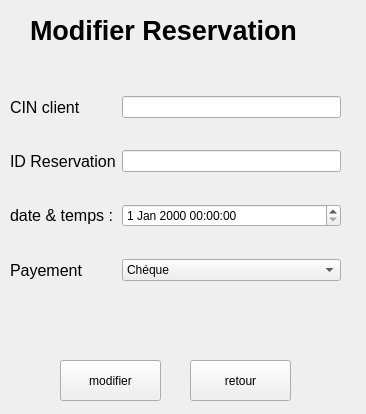
<?xml version="1.0" encoding="UTF-8"?>
<ui version="4.0">
 <class>modifierreclamation</class>
 <widget class="QWidget" name="modifierreclamation">
  <property name="geometry">
   <rect>
    <x>0</x>
    <y>0</y>
    <width>366</width>
    <height>414</height>
   </rect>
  </property>
  <property name="windowTitle">
   <string>Form</string>
  </property>
  <widget class="QLabel" name="ajouteravis_2">
   <property name="geometry">
    <rect>
     <x>30</x>
     <y>10</y>
     <width>301</width>
     <height>41</height>
    </rect>
   </property>
   <property name="font">
    <font>
     <pointsize>20</pointsize>
     <weight>75</weight>
     <bold>true</bold>
    </font>
   </property>
   <property name="text">
    <string>Modifier Reservation</string>
   </property>
  </widget>
  <widget class="QWidget" name="layoutWidget">
   <property name="geometry">
    <rect>
     <x>10</x>
     <y>70</y>
     <width>331</width>
     <height>241</height>
    </rect>
   </property>
   <layout class="QGridLayout" name="gridLayout">
    <item row="10" column="1">
     <widget class="QComboBox" name="comboBox">
      <item>
       <property name="text">
        <string>Chéque</string>
       </property>
      </item>
      <item>
       <property name="text">
        <string>Cash</string>
       </property>
      </item>
      <item>
       <property name="text">
        <string>Carte</string>
       </property>
      </item>
     </widget>
    </item>
    <item row="3" column="0">
     <widget class="QLabel" name="label_id_avis">
      <property name="font">
       <font>
        <pointsize>12</pointsize>
       </font>
      </property>
      <property name="text">
       <string>ID Reservation</string>
      </property>
     </widget>
    </item>
    <item row="8" column="0">
     <widget class="QLabel" name="label_avis">
      <property name="font">
       <font>
        <pointsize>12</pointsize>
       </font>
      </property>
      <property name="text">
       <string>date &amp; temps :</string>
      </property>
     </widget>
    </item>
    <item row="10" column="0">
     <widget class="QLabel" name="label_2">
      <property name="font">
       <font>
        <pointsize>12</pointsize>
       </font>
      </property>
      <property name="text">
       <string>Payement</string>
      </property>
     </widget>
    </item>
    <item row="3" column="1">
     <widget class="QLineEdit" name="id_edit_reclam"/>
    </item>
    <item row="8" column="1">
     <widget class="QDateTimeEdit" name="dateTimeEdit"/>
    </item>
    <item row="0" column="0">
     <widget class="QLabel" name="label_idclient_avis">
      <property name="font">
       <font>
        <pointsize>12</pointsize>
       </font>
      </property>
      <property name="text">
       <string>CIN client</string>
      </property>
     </widget>
    </item>
    <item row="0" column="1">
     <widget class="QLineEdit" name="id_client"/>
    </item>
   </layout>
  </widget>
  <widget class="QPushButton" name="pushButton">
   <property name="geometry">
    <rect>
     <x>60</x>
     <y>360</y>
     <width>101</width>
     <height>41</height>
    </rect>
   </property>
   <property name="autoFillBackground">
    <bool>false</bool>
   </property>
   <property name="styleSheet">
    <string notr="true"/>
   </property>
   <property name="text">
    <string>modifier</string>
   </property>
  </widget>
  <widget class="QPushButton" name="retour">
   <property name="geometry">
    <rect>
     <x>190</x>
     <y>360</y>
     <width>101</width>
     <height>41</height>
    </rect>
   </property>
   <property name="text">
    <string>retour</string>
   </property>
  </widget>
  <widget class="QLabel" name="label">
   <property name="geometry">
    <rect>
     <x>120</x>
     <y>370</y>
     <width>121</width>
     <height>41</height>
    </rect>
   </property>
   <property name="text">
    <string/>
   </property>
   <property name="pixmap">
    <pixmap>../../Downloads/res/lagoralogo.png</pixmap>
   </property>
  </widget>
 </widget>
 <resources/>
 <connections/>
</ui>
